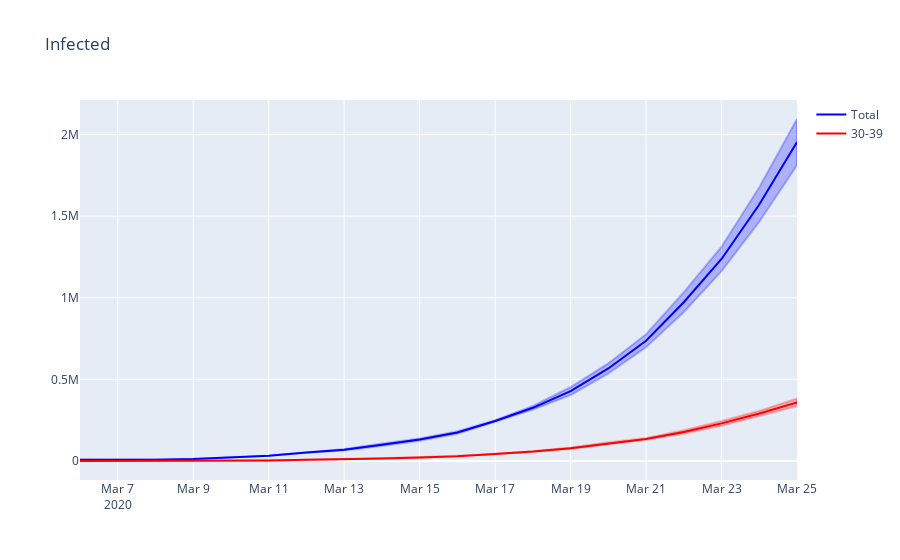

Notebook code cell kept with this figure:
### Code cell
plot([
        (stats.get_metric('infected'), 'Total'),
        (stats.get_metric('infected', None, '30-39'), '30-39'),
    ], 'Infected', False, stop=90)

#plot([
#        (get_metrica(stats, 'infectados'), 'Total'),
#    ], 'Total de infectados (incl. assintomáticos) - Log', True, stop=90)
